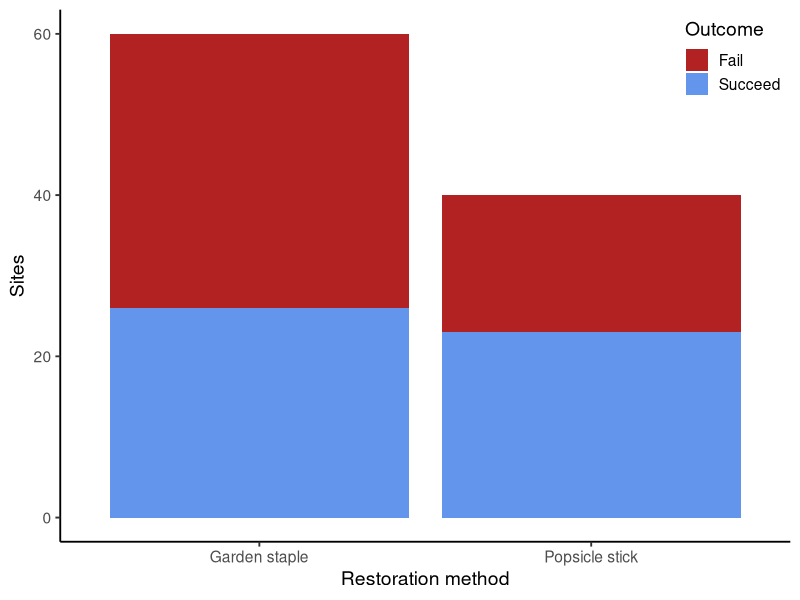

Recreate this plot in R. (Note: this script raises an error after producing the figure.)
## ---- chunk 1
#| label: setup
#| message: false
#| warning: false

library(tidyverse)
theme_set(theme_classic(14))
set.seed(123)

## ---- chunk 2
#| label: read-eelgrass-data

restoration <- read_csv(here::here("week4/data/eelgrass.csv"),
                        show_col_types = FALSE)
glimpse(restoration)

## ---- chunk 3
#| label: fig-eelgrass-data
#| fig-cap: "Success of eelgrass restoration plots by restoration method."

ggplot(restoration, aes(treatment, fill = success_fct)) +
  geom_bar() +
  scale_fill_manual(values = c("firebrick", "cornflowerblue")) +
  labs(x = "Restoration method",
       y = "Sites",
       fill = "Outcome") +
  theme(legend.position = "inside",
        legend.position.inside = c(1, 1),
        legend.justification = c(1, 1))

## ---- chunk 4
#| label: q3
# Group by treatment, create column for proportion (count of successes (coded as 1) over total number of treatments), can also do mean(success)
restoration_summary <- restoration %>% 
  group_by(treatment) %>% 
  summarize(prop_success = sum(success) / n())

prop_dif <- restoration_summary$prop_success[2] - restoration_summary$prop_success[1]
## ---- chunk 5
#| label: q7
# Histogram of null distribution and obs test stat
null_distribution_df <- tibble(null_distribution)
null_hist <- ggplot(null_distribution_df, aes(null_distribution)) +
  geom_histogram(binwidth = 0.05) +
  geom_vline(xintercept = prop_dif, color = "firebrick", linewidth = 1.5)

null_hist

## ---- chunk 6
#| label: q14
# Group by trial and treatment, calculate success of each treatment within trials
boot_diff_prop <- bootstrap_samples %>% 
  group_by(trial, treatment) %>% 
  summarize(prop_success = mean(success),
            .groups = "drop_last") %>% # just group by trial now, not treatment
  summarize(diff_prop = prop_success[2] - prop_success[1]) # subtract each garden prop success from popsicle prop success and make new diff_prop column
## ---- chunk 7
#| label: q15

# Histogram of null distribution and obs test stat
ggplot(boot_diff_prop, aes(diff_prop)) +
  geom_histogram()
## ---- chunk 8
#| label: q17

# Histogram of null distribution, obs test stat, and CI
ggplot(boot_diff_prop, aes(diff_prop)) +
  geom_histogram() +
  geom_vline(xintercept = prop_dif, 
             color = "firebrick",
             linewidth = 1.5) +
  geom_vline(xintercept = restoration_ci, 
             color = "firebrick",
             linetype = "dotted",
             linewidth = 1.5)
